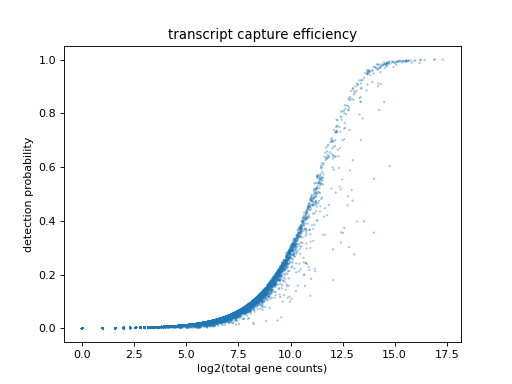

Write the Python code that produced this figure.
import besca as bc
import matplotlib.pyplot as plt
adata = bc.datasets.pbmc3k_raw()
fig, ax = plt.subplots(1)
bc.pl.transcript_capture_efficiency(adata,ax=ax)
